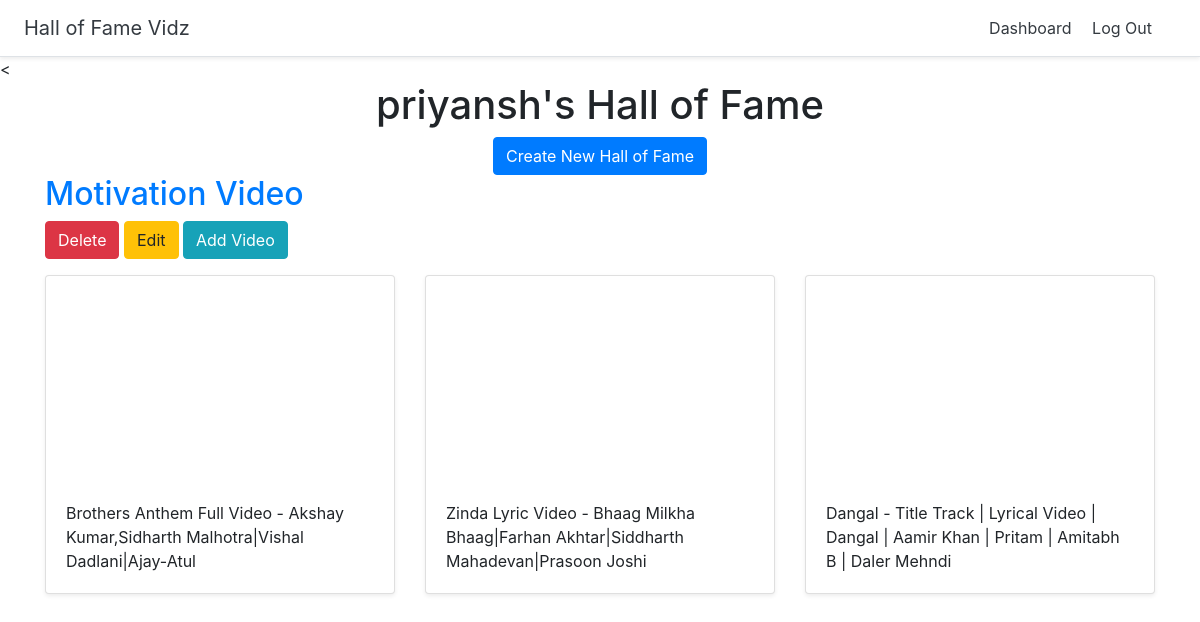
Page /dashboard (signed in) on the earlier database version.
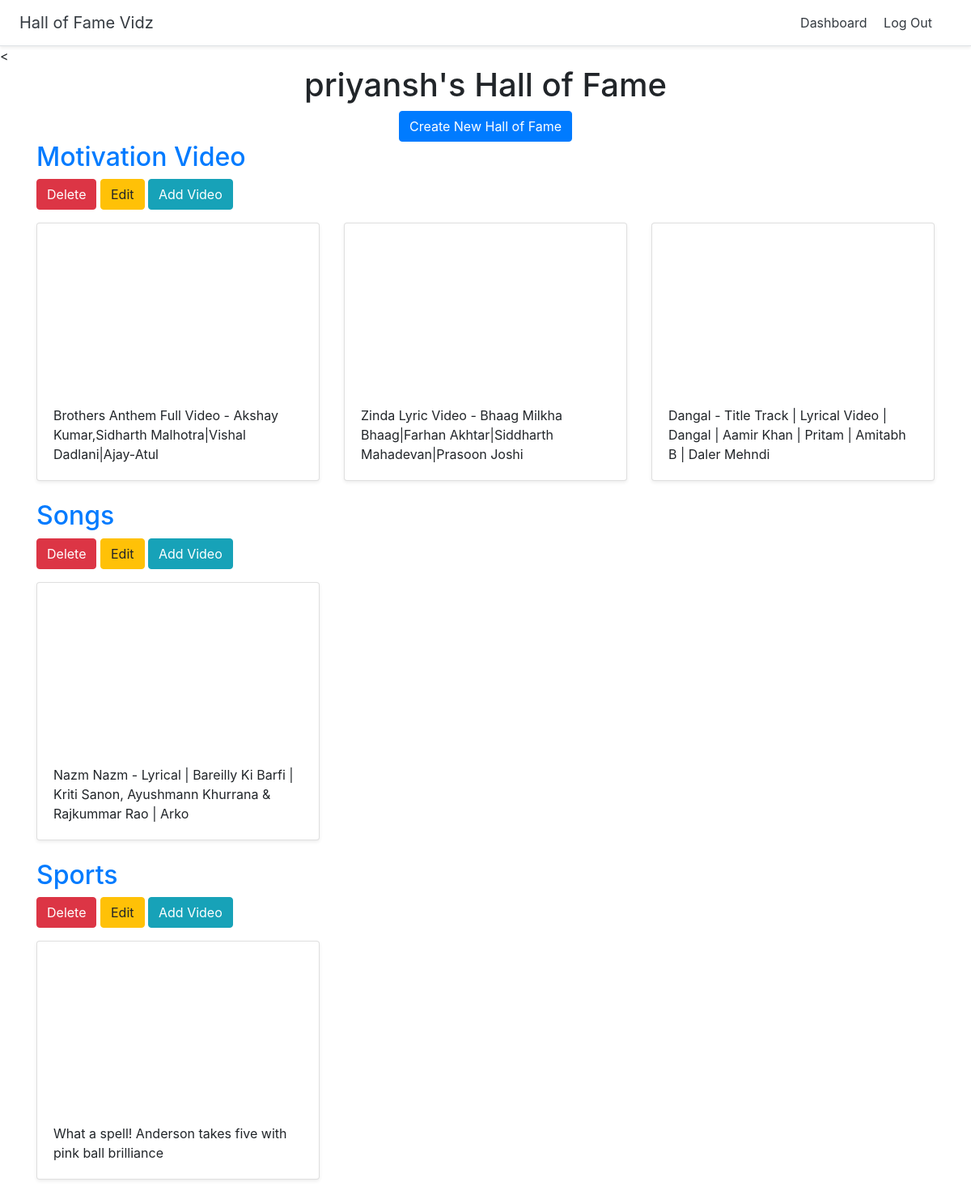
Same page on the later database version.
### halls/models.py (models this page shows, shortened)
class Hall(models.Model):
    title = models.CharField(max_length=255)
    user = models.ForeignKey(User,on_delete=models.CASCADE)

class Video(models.Model):
    title = models.CharField(max_length=255)
    url = models.URLField()
    youtube_id = models.CharField(max_length=255)
    hall = models.ForeignKey(Hall, on_delete=models.CASCADE)

### halls/views.py (the view)
# urls.py: path('dashboard',views.dashboard,name='dashboard'),
def dashboard(request):
    halls = Hall.objects.filter(user=request.user)
    context = {
        'halls': halls,
    }
    return render(request, 'halls/dashboard.html', context)

### halls/templates/halls/dashboard.html
{% extends 'halls/base.html' %} {% block content %}
<div class="container">
  <div class="text-center">
    <h1>{{user.username}}'s Hall of Fame</h1>
    <a href="{% url 'create_hall' %}" class="btn btn-primary">Create New Hall of Fame</a>
  </div>
  {% for hall in halls %}
  <h2><a href="{% url 'detail_hall' hall.id %}">{{hall.title}}</a></h2>
  <a href="{% url 'delete_hall' hall.id %}" class="btn btn-danger">Delete</a>
  <a href="{% url 'update_hall' hall.id %}" class="btn btn-warning">Edit</a>
  <a href="{% url 'add_videos' hall.id %}" class="btn btn-info">Add Video</a>
  <div class="row">
    {% for video in hall.video_set.all %}
    <div class="col-md-4 mt-3">
      <div class="card mb-4 shadow-sm">
        <iframe
          width="100%"
          height="205"
          src="https://www.youtube.com/embed/{{video.youtube_id}}"
          frameborder="0"
          allow="accelerometer; autoplay; encrypted-media; gyroscope; picture-in-picture"
          allowfullscreen
        >
        </iframe>
        <div class="card-body"><p class="card-text">{{video.title}}</p></div>
      </div>
    </div>
    {% endfor %}
  </div>
  {% endfor %}
</div>
{% endblock %}

Differences in the rows shown:
added Hall: title "Songs"
added Video: title "Nazm Nazm - Lyrical | Bareilly Ki Barfi | Kriti Sanon, Ayushmann Khurrana & Rajkummar Rao | Arko", shown under "Songs"
added Hall: title "Sports"
added Video: title "What a spell! Anderson takes five with pink ball brilliance", shown under "Sports"
